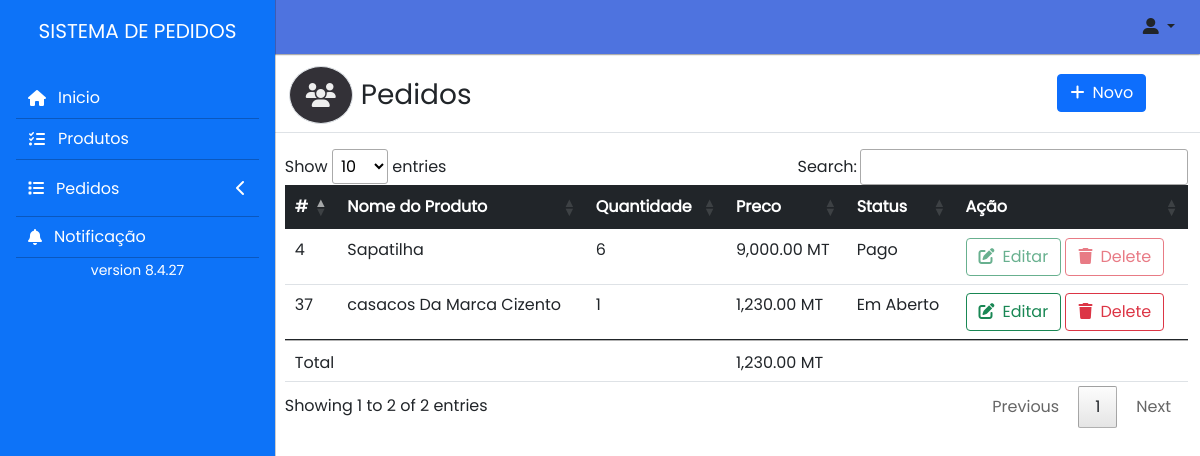
The page /cliente/Pedidos (signed in) on the database its author committed.
### tables this page shows
CREATE TABLE `pedidos` (
  `id` int(11) NOT NULL,
  `produtos` int(11) NOT NULL,
  `cliente` int(11) NOT NULL,
  `quantidade` varchar(50) NOT NULL,
  `status` varchar(300) NOT NULL,
  `data` date DEFAULT NULL
);

CREATE TABLE `produtos` (
  `id` int(11) NOT NULL,
  `nome` varchar(30) NOT NULL,
  `categoria` int(11) NOT NULL,
  `preco` varchar(100) NOT NULL,
  `quantidade` varchar(40) NOT NULL,
  `descricao` text NOT NULL,
  `images` varchar(100) NOT NULL,
  `status` tinyint(2) NOT NULL,
  `data_created` date DEFAULT NULL,
  `data_deleted` date DEFAULT NULL
);

### core/controllers/Cliente.php (called while the page is built, shortened)
<?php
class Cliente
{
    public function Pedidos()
    {
        $library = new library();
        $pedidos = $library->PedidoDoCliente($_SESSION['idCliente']);
        $dados = [
            'pedidos' => $pedidos
        ];
        Store::Layout([
            'Cliente/layout/header_html',
            'Cliente/Pedidos',
            'Cliente/layout/footer',
        ], $dados);
    }
}

### core/router.php (called while the page is built, shortened)
<?php
class router{
    var $metodo = 'index';
    public function __construct(){
        $url = $this->parseURL();
        if(isset($url[0]) && file_exists('core/controllers/' . $url[0] . '.php'))
        {
            unset($url[0]);
        }
        $this->controller = new  $arg() ;
        if(isset($url[1]) && method_exists($this->controller, $url[1]))
        {
            $this->metodo =$url[1];
            unset($url[1]);
        }
        $this->parametro = $url ? array_values($url) : [];
        call_user_func_array([$this->controller , $this->metodo], $this->parametro);
    }
    private function parseURL(){
        if(isset($_GET['url'])){
            return explode('/', filter_var(rtrim($_GET['url'], '/'), FILTER_SANITIZE_URL));
        }
    }
}

### index.php (called while the page is built, shortened)
<?php
require('core/router.php');
new router();
?>

### core/models/library.php (called while the page is built, shortened)
<?php
class library
{
    public function PedidoDoCliente($id)
    {
        $db = new Databases();
        $paramentros = [
            ':id' => $id
        ];
        $result = $db->select("SELECT pr.id as produtos,pr.images,pr.preco,cl.nome as cliente,p.id,p.quantidade,pr.nome,p.data,p.status FROM pedidos p inner join produtos pr on p.produtos = pr.id inner join clientes cl on cl.id_cliente = p.cliente  where p.cliente = :id", $paramentros);
        return $result;
    }
}

### core/classes/Databases.php (called while the page is built, shortened)
<?php
class Databases{
    private $ligacao;
    private function ligar(){
          $this->ligacao = new PDO(
              'mysql:'.
              'host='.MYSQL_SERVER.';'.
              'dbname='.MYSQL_DATABASE.';'.
              'charset='.MYSQL_CHARSET,
              MYSQL_USER,
              MYSQL_PASS,
              array(PDO::ATTR_PERSISTENT => true)
          );
          $this->ligacao->setAttribute(PDO::ATTR_ERRMODE, PDO::ERRMODE_WARNING);
      }
      private function desligar(){
          $this->ligacao = null;
      }
      public function select($sql,$parametros = null){
          $sql = trim($sql);
          $resultados = null;
          try {
              if(!empty($parametros)){
                  $executar = $this->ligacao->prepare($sql);
                  $executar->execute($parametros);
                  $resultados = $executar->fetchALL(PDO::FETCH_CLASS);
              }else{
                  $executar = $this->ligacao->prepare($sql);
                  $executar->execute();
                  $resultados = $executar->fetchALL(PDO::FETCH_CLASS);
              }
          } catch (PDOException $e) {
              return false;
          }
          return $resultados;
      }
  }
?>

### core/views/Cliente/Pedidos.php (the view, shortened to what this page needs)
<div class="row my-3 border-bottom">
    <div class="col-sm-12 col-md-6  px-2">
        <h2 class="fs-3"><i class="fas fa-users fs-4   border rounded-full cards-color p-3 mx-2"></i>Pedidos</h2>
    </div>
    <div class="col-sm-12 col-md-4"></div>
    <div class="col-sm-12 col-md-2 pt-2">
        <a href="<?= BASE_URL?>Cliente/AddPedido" class="btn btn-primary border-radius-none"><i class="fa-solid fa-add me-2"></i>Novo</a>
    </div>
</div>
<div class="row">
    <div class="table-responsive">
        <table class="table table-triped table-hover" id="example">
            <thead class="bg-dark text-white">
                <tr>
                    <th>#</th>
                    <th>Nome do Produto</th>
                    <th>Quantidade</th>
                    <th>Preco</th>
                    <th>Status</th>
                    <th>Ação</th>
                </tr>
            </thead>
            <tbody>
                <?php if(!empty($pedidos)){
                    $ValorTotal = '';
                    foreach($pedidos as $pedido){ ?>
                <tr>
                    <td><?=$pedido->id?></td>
                    <td><?=$pedido->nome?></td>
                    <td><?=$pedido->quantidade?></td>
                    <?php $total = $pedido->preco * $pedido->quantidade; $x = 0; $ValorTotal = $total; ?>
                    <td><?=number_format($total,2)?> MT</td>
                    <td><?=$pedido->status?></td>
                    <td> <?php if($pedido->status != 'Pago' ){  ?>
                            <a disabled href="<?=BASE_URL?>Cliente/AddPedido/<?= $pedido->id ?>" class="btn btn-outline-success"   ><i class="fa-solid fa-edit me-2"></i>Editar</a>
                        <?php }else{ ?>
                        <button disabled class="btn btn-outline-success"><i class="fa-solid fa-edit me-2"></i>Editar</button><?php } ?>
                        <button  class="btn btn-outline-danger deletar" data-bs="<?=$pedido->quantidade?>" id="<?=$pedido->id?>" data-id="<?=$pedido->produtos?>"    data-value="<?=BASE_URL?>Main/DeletarPedido" <?= $pedido->status == 'Pago' ? 'disabled' : ''  ?>><i class="fa-solid fa-trash me-2"></i>Delete</button>
                    </td>
                </tr>
                <?php } ?>
                <tfoot>
                    <tr>
                        <td colspan="3">Total</td>
                        <td colspan="3"><?=number_format($ValorTotal,2)?> MT</td>
                    </tr>
                </tfoot>
                <?php } ?>
            </tbody>
        </table>
    </div>
</div>

### core/classes/Store.php (shortened to what this page needs)
<?php
class Store{
    public static function Layout($estruturas, $dados = null){
        foreach ($estruturas as $estrutura) {
            include("core/views/$estrutura.php");
        }
    }
}
?>

### public/assets/css/style.css (style rules this page uses)
* { text-decoration: none !important; }
body { width: 100%; font-family: 'poppins' !important; }
.cards-color { background-color: #333137;; border-radius: 50%; color: #eee; border: none; cursor: pointer; }

### rows shown on the page
pedidos: id "37", produtos.nome "casacos Da Marca Cizento", quantidade "1", total "1,230.00", status "Em Aberto", ValorTotal "1,230.00"
pedidos: id "4", produtos.nome "Sapatilha", quantidade "6", total "9,000.00", status "Pago", shows "Editar"
